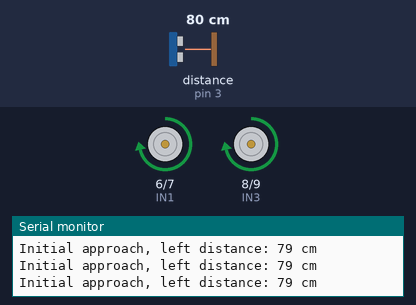
The sketch below on a simulated Arduino Uno, built with avr-gcc and run on an emulated ATmega328P. Shown: motor-driver pin pairs drawn as motors (green arrow = first pin HIGH = forward, orange = second pin HIGH = backward, longer = more drive, scaled by the enable pin), the last lines printed to the serial monitor. Wiring (inferred from the names in the program): ultrasonic range finder: trigger pin 2; echo pin 3. Inputs (shaded band) come from the test bench; at power-on: distance to the obstacle (sensor on pin 3) 80 cm. The echo pulse lasts 58.3 µs per cm.

Above: at 3.2 s.
3.3 s: distance to the obstacle (sensor on pin 3) set to 18 cm
6.3 s: distance to the obstacle (sensor on pin 3) set to 14 cm
At 6.73 s:
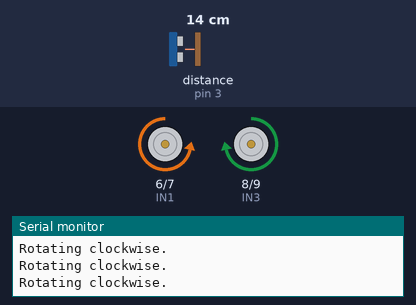
At 8.9 s:
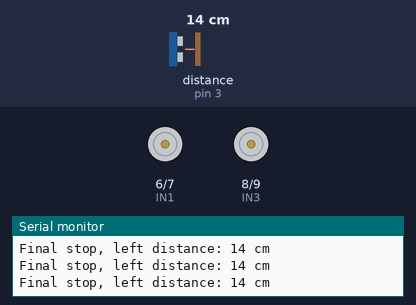
Timing chart, 0 to 10.4 s (numbered marks = the images above; inputs shaded):
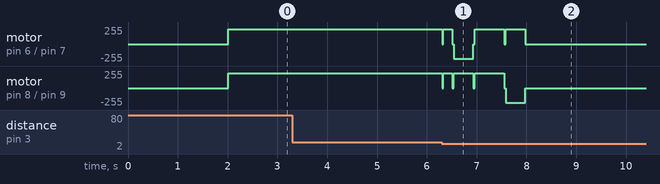

The sketch:

LeftUltrasonicSensorReader.ino
```cpp
#include <Arduino.h>

#define ENA 5
#define ENB 10
#define IN1 6
#define IN2 7
#define IN3 8
#define IN4 9

#define LEFT_TRIG 2
#define LEFT_ECHO 3

const int MOTOR_SPEED = 220;
const long STOP_DISTANCE_CM = 15;
const long SECOND_STOP_DISTANCE_CM = 25;
const unsigned long SENSOR_TIMEOUT_US = 30000;
const long NO_ECHO_DISTANCE_CM = 300;
const long MAX_VALID_DISTANCE_CM = 250;
const unsigned long READ_INTERVAL_MS = 20;
const unsigned long SENSOR_READ_INTERVAL_MS = 60;
const unsigned long SECOND_FORWARD_DURATION_MS = 200;
const unsigned long CLOCKWISE_DURATION_MS = 400;
const unsigned long THIRD_FORWARD_DURATION_MS = 600;
const unsigned long ANTICLOCKWISE_DURATION_MS = 400;

const bool LEFT_MOTOR_FORWARD_HIGH = false;
const bool RIGHT_MOTOR_FORWARD_HIGH = false;

enum ParkingState {
  INITIAL_APPROACH,
  SECOND_FORWARD,
  CLOCKWISE_ROTATION,
  THIRD_FORWARD,
  ANTICLOCKWISE_ROTATION,
  FINAL_STOP
};

ParkingState currentState = INITIAL_APPROACH;
unsigned long stateStartTimeMs = 0;
unsigned long lastEchoDurationUs = 0;
unsigned long lastSensorReadTimeMs = 0;
long lastLeftDistanceCm = NO_ECHO_DISTANCE_CM;

void setLeftMotor(bool forward) {
  const bool driveHigh = forward ? LEFT_MOTOR_FORWARD_HIGH : !LEFT_MOTOR_FORWARD_HIGH;
  digitalWrite(IN1, driveHigh ? LOW : HIGH);
  digitalWrite(IN2, driveHigh ? HIGH : LOW);
}

void setRightMotor(bool forward) {
  const bool driveHigh = forward ? RIGHT_MOTOR_FORWARD_HIGH : !RIGHT_MOTOR_FORWARD_HIGH;
  digitalWrite(IN3, driveHigh ? LOW : HIGH);
  digitalWrite(IN4, driveHigh ? HIGH : LOW);
}

void moveForward() {
  setLeftMotor(true);
  setRightMotor(true);
  analogWrite(ENA, MOTOR_SPEED);
  analogWrite(ENB, MOTOR_SPEED);
}

void rotateClockwise() {
  setLeftMotor(false);
  setRightMotor(true);
  analogWrite(ENA, MOTOR_SPEED);
  analogWrite(ENB, MOTOR_SPEED);
}

void rotateAnticlockwise() {
  setLeftMotor(true);
  setRightMotor(false);
  analogWrite(ENA, MOTOR_SPEED);
  analogWrite(ENB, MOTOR_SPEED);
}

void stopMotors() {
  analogWrite(ENA, 0);
  analogWrite(ENB, 0);
  digitalWrite(IN1, LOW);
  digitalWrite(IN2, LOW);
  digitalWrite(IN3, LOW);
  digitalWrite(IN4, LOW);
}

long readLeftDistanceCm() {
  digitalWrite(LEFT_TRIG, LOW);
  delayMicroseconds(10);
  digitalWrite(LEFT_TRIG, HIGH);
  delayMicroseconds(10);
  digitalWrite(LEFT_TRIG, LOW);

  lastEchoDurationUs = pulseIn(LEFT_ECHO, HIGH, SENSOR_TIMEOUT_US);
  if (lastEchoDurationUs == 0) {
    return NO_ECHO_DISTANCE_CM;
  }

  return static_cast<long>(lastEchoDurationUs * 0.0343f / 2.0f);
}

long getLeftDistanceCm() {
  const unsigned long now = millis();
  if (now - lastSensorReadTimeMs >= SENSOR_READ_INTERVAL_MS) {
    lastLeftDistanceCm = readLeftDistanceCm();
    lastSensorReadTimeMs = now;
  }

  return lastLeftDistanceCm;
}

bool isObstacleDetected(long distanceCm) {
  if (distanceCm <= 0) {
    return true;
  }

  if (distanceCm >= MAX_VALID_DISTANCE_CM || distanceCm == NO_ECHO_DISTANCE_CM) {
    return false;
  }

  return distanceCm <= STOP_DISTANCE_CM;
}

void setup() {
  Serial.begin(9600);

  pinMode(ENA, OUTPUT);
  pinMode(ENB, OUTPUT);
  pinMode(IN1, OUTPUT);
  pinMode(IN2, OUTPUT);
  pinMode(IN3, OUTPUT);
  pinMode(IN4, OUTPUT);

  pinMode(LEFT_TRIG, OUTPUT);
  pinMode(LEFT_ECHO, INPUT);

  stopMotors();
  digitalWrite(LEFT_TRIG, LOW);
  stateStartTimeMs = millis();
  lastSensorReadTimeMs = 0;
  lastLeftDistanceCm = readLeftDistanceCm();

  delay(2000);
  Serial.println("Parking sequence ready.");
}

void loop() {
  const long leftDistanceCm = getLeftDistanceCm();

  switch (currentState) {
    case INITIAL_APPROACH:
      if (!isObstacleDetected(leftDistanceCm)) {
        moveForward();
        Serial.print("Initial approach, left distance: ");
        Serial.print(leftDistanceCm);
        Serial.println(" cm");
      } else {
        stopMotors();
        currentState = SECOND_FORWARD;
        stateStartTimeMs = millis();
        Serial.print("Initial stop at ");
        Serial.print(leftDistanceCm);
        Serial.println(" cm");
      }
      break;

    case SECOND_FORWARD:
      if (leftDistanceCm > SECOND_STOP_DISTANCE_CM || millis() - stateStartTimeMs >= SECOND_FORWARD_DURATION_MS) {
        stopMotors();
        currentState = CLOCKWISE_ROTATION;
        stateStartTimeMs = millis();
        Serial.print("Second stop at ");
        Serial.print(leftDistanceCm);
        Serial.println(" cm");
      } else {
        moveForward();
        Serial.print("Second forward step, left distance: ");
        Serial.print(leftDistanceCm);
        Serial.println(" cm");
      }
      break;

    case CLOCKWISE_ROTATION:
      if (millis() - stateStartTimeMs >= CLOCKWISE_DURATION_MS) {
        stopMotors();
        currentState = THIRD_FORWARD;
        stateStartTimeMs = millis();
        Serial.println("Clockwise rotation complete.");
      } else {
        rotateClockwise();
        Serial.println("Rotating clockwise.");
      }
      break;

    case THIRD_FORWARD:
      if (millis() - stateStartTimeMs >= THIRD_FORWARD_DURATION_MS) {
        stopMotors();
        currentState = ANTICLOCKWISE_ROTATION;
        stateStartTimeMs = millis();
        Serial.println("Third forward step complete.");
      } else {
        moveForward();
        Serial.println("Third forward step.");
      }
      break;

    case ANTICLOCKWISE_ROTATION:
      if (millis() - stateStartTimeMs >= ANTICLOCKWISE_DURATION_MS) {
        stopMotors();
        currentState = FINAL_STOP;
        Serial.println("Anticlockwise rotation complete.");
      } else {
        rotateAnticlockwise();
        Serial.println("Rotating anticlockwise.");
      }
      break;

    case FINAL_STOP:
      stopMotors();
      Serial.print("Final stop, left distance: ");
      Serial.print(leftDistanceCm);
      Serial.println(" cm");
      break;
  }

  delay(READ_INTERVAL_MS);
}
```

Measured:
- the behaviour switches between 17 and 16 cm on distance to the obstacle (sensor on pin 3) (found by bisection; images 0 and 1)
